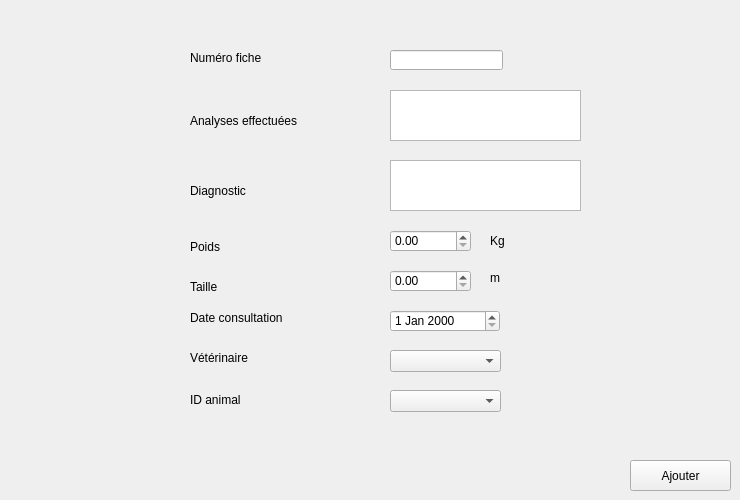
      <widget class="QWidget" name="tab_4">
       <attribute name="title">
        <string>Ajouter</string>
       </attribute>
       <widget class="QLabel" name="label">
        <property name="geometry">
         <rect>
          <x>190</x>
          <y>50</y>
          <width>101</width>
          <height>16</height>
         </rect>
        </property>
        <property name="text">
         <string>Numéro fiche</string>
        </property>
       </widget>
       <widget class="QLineEdit" name="num_fiche">
        <property name="geometry">
         <rect>
          <x>390</x>
          <y>50</y>
          <width>113</width>
          <height>20</height>
         </rect>
        </property>
       </widget>
       <widget class="QLabel" name="label_18">
        <property name="geometry">
         <rect>
          <x>190</x>
          <y>110</y>
          <width>151</width>
          <height>21</height>
         </rect>
        </property>
        <property name="text">
         <string>Analyses effectuées</string>
        </property>
       </widget>
       <widget class="QTextEdit" name="analyses">
        <property name="geometry">
         <rect>
          <x>390</x>
          <y>90</y>
          <width>191</width>
          <height>51</height>
         </rect>
        </property>
       </widget>
       <widget class="QLabel" name="label_19">
        <property name="geometry">
         <rect>
          <x>190</x>
          <y>180</y>
          <width>101</width>
          <height>21</height>
         </rect>
        </property>
        <property name="text">
         <string>Diagnostic</string>
        </property>
       </widget>
       <widget class="QTextEdit" name="diagnostic">
        <property name="geometry">
         <rect>
          <x>390</x>
          <y>160</y>
          <width>191</width>
          <height>51</height>
         </rect>
        </property>
       </widget>
       <widget class="QLabel" name="label_20">
        <property name="geometry">
         <rect>
          <x>190</x>
          <y>240</y>
          <width>47</width>
          <height>13</height>
         </rect>
        </property>
        <property name="text">
         <string>Poids</string>
        </property>
       </widget>
       <widget class="QLabel" name="label_21">
        <property name="geometry">
         <rect>
          <x>190</x>
          <y>280</y>
          <width>47</width>
          <height>13</height>
         </rect>
        </property>
        <property name="text">
         <string>Taille</string>
        </property>
       </widget>
       <widget class="QLabel" name="label_22">
        <property name="geometry">
         <rect>
          <x>190</x>
          <y>310</y>
          <width>131</width>
          <height>16</height>
         </rect>
        </property>
        <property name="text">
         <string>Date consultation</string>
        </property>
       </widget>
       <widget class="QDateEdit" name="date_cons">
        <property name="geometry">
         <rect>
          <x>390</x>
          <y>310</y>
          <width>110</width>
          <height>22</height>
         </rect>
        </property>
       </widget>
       <widget class="QLabel" name="label_23">
        <property name="geometry">
         <rect>
          <x>190</x>
          <y>350</y>
          <width>91</width>
          <height>16</height>
         </rect>
        </property>
        <property name="text">
         <string>Vétérinaire</string>
        </property>
       </widget>
       <widget class="QLabel" name="label_24">
        <property name="geometry">
         <rect>
          <x>190</x>
          <y>390</y>
          <width>81</width>
          <height>20</height>
         </rect>
        </property>
        <property name="text">
         <string>ID animal</string>
        </property>
       </widget>
       <widget class="QComboBox" name="id_aff_2">
        <property name="geometry">
         <rect>
          <x>390</x>
          <y>390</y>
          <width>111</width>
          <height>22</height>
         </rect>
        </property>
       </widget>
       <widget class="QPushButton" name="ajouter_fiche">
        <property name="geometry">
         <rect>
          <x>630</x>
          <y>460</y>
          <width>101</width>
          <height>31</height>
         </rect>
        </property>
        <property name="text">
         <string>Ajouter</string>
        </property>
       </widget>
       <widget class="QDoubleSpinBox" name="poids">
        <property name="geometry">
         <rect>
          <x>390</x>
          <y>230</y>
          <width>81</width>
          <height>22</height>
         </rect>
        </property>
       </widget>
       <widget class="QDoubleSpinBox" name="taille">
        <property name="geometry">
         <rect>
          <x>390</x>
          <y>270</y>
          <width>81</width>
          <height>22</height>
         </rect>
        </property>
       </widget>
       <widget class="QLabel" name="label_7">
        <property name="geometry">
         <rect>
          <x>490</x>
          <y>270</y>
          <width>31</width>
          <height>16</height>
         </rect>
        </property>
        <property name="text">
         <string>m</string>
        </property>
       </widget>
       <widget class="QLabel" name="label_14">
        <property name="geometry">
         <rect>
          <x>490</x>
          <y>230</y>
          <width>55</width>
          <height>21</height>
         </rect>
        </property>
        <property name="text">
         <string>Kg</string>
        </property>
       </widget>
       <widget class="QComboBox" name="veterinaire">
        <property name="geometry">
         <rect>
          <x>390</x>
          <y>350</y>
          <width>111</width>
          <height>22</height>
         </rect>
        </property>
       </widget>
      </widget>
